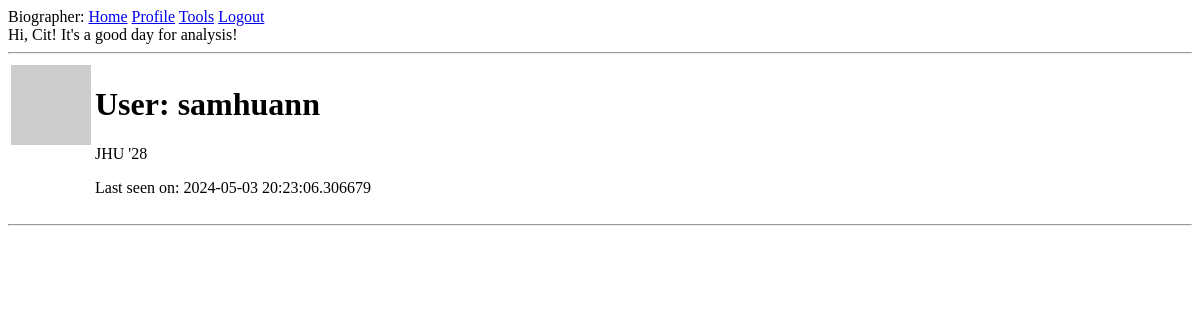
The app's page /user/samhuann (signed in), older data.
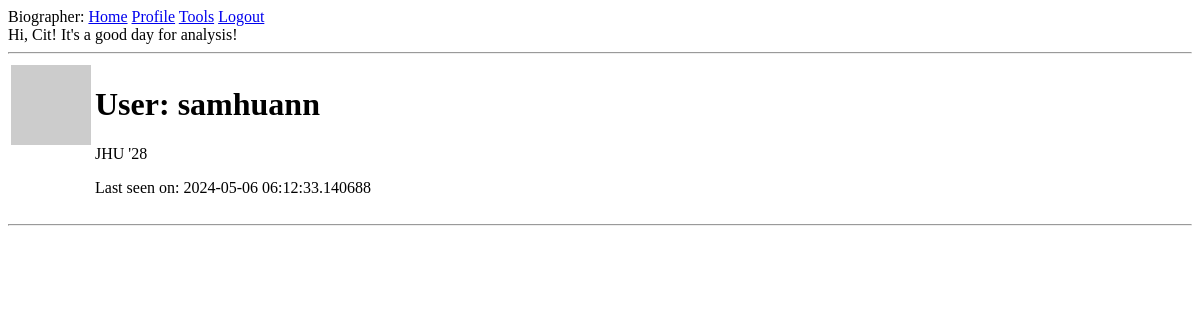
The same page, newer data.
### app/models.py (models this page shows, shortened)
class User(UserMixin, db.Model):
    id: so.Mapped[int] = so.mapped_column(primary_key=True)
    username: so.Mapped[str] = so.mapped_column(sa.String(64), index=True,
                                                unique=True)
    email: so.Mapped[str] = so.mapped_column(sa.String(120), index=True,
                                             unique=True)
    password_hash: so.Mapped[Optional[str]] = so.mapped_column(sa.String(256))
    posts: so.WriteOnlyMapped['Post'] = so.relationship(
        back_populates='author')
    def avatar(self, size):
        digest = md5(self.email.lower().encode('utf-8')).hexdigest()
        return f'https://www.gravatar.com/avatar/{digest}?d=identicon&s={size}'
    about_me: so.Mapped[Optional[str]] = so.mapped_column(sa.String(140))
    last_seen: so.Mapped[Optional[datetime]] = so.mapped_column(
        default=lambda: datetime.now(timezone.utc))

### app/main/routes.py (the view)
@bp.route('/user/<username>')
@login_required
def user(username):
    user = db.first_or_404(sa.select(User).where(User.username == username))
    return render_template('user.html', user=user)

### app/main/routes.py (called while the page is built)
@bp.before_app_request
def before_request():
    if current_user.is_authenticated:
        current_user.last_seen = datetime.now(timezone.utc)
        db.session.commit()

### app/models.py (called while the page is built)
@login.user_loader
def load_user(id):
    return db.session.get(User, int(id))

### app/templates/user.html (shortened to what this page needs)
{% extends "base.html" %}
{% block content %}
    <table>
        <tr valign="top">
            <td><img src="{{ user.avatar(128) }}"></td>
            <td>
                <h1>User: {{ user.username }}</h1>
                {% if user.about_me %}<p>{{ user.about_me }}</p>{% endif %}
                {% if user.last_seen %}<p>Last seen on: {{ user.last_seen }}</p>{% endif %}
            </td>
        </tr>
    </table>
    <hr>
{% endblock %}

Row changes from the older to the newer data that the page shows:
changed User "samhuann": last_seen "2024-05-03 20:23:06.306679" → "2024-05-06 06:12:33.140688"
